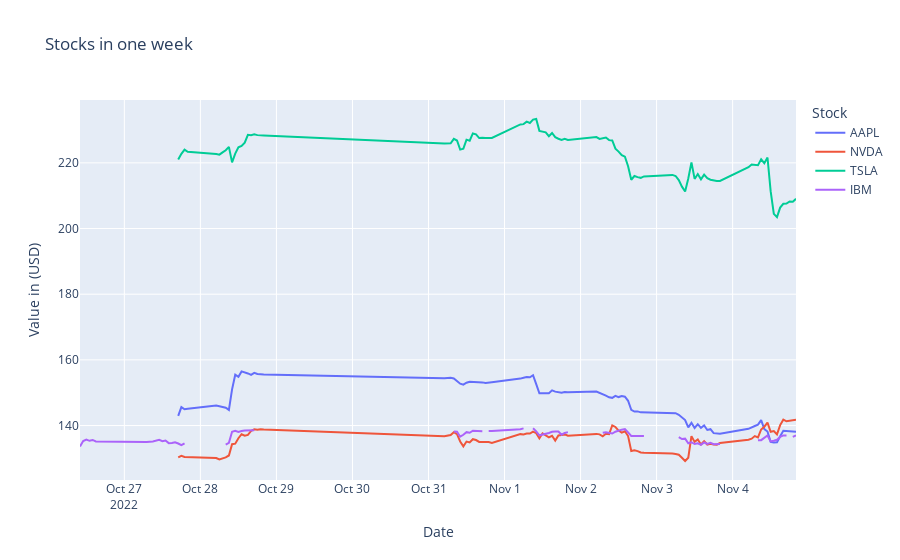

The notebook cell this image was saved under:
### Code cell
import plotly.express as px

px.line(
    stocks,
    x=stocks.index,
    y=symbols,
    labels={"variable": "Stock", "value": "Value in (USD)", "index": "Date"},
    title="Stocks in one week",
)
